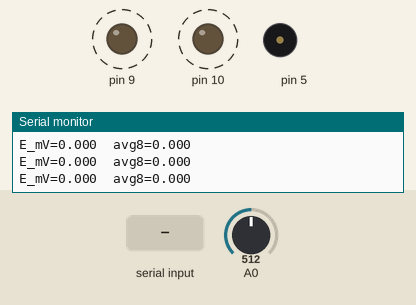
This sketch was run on a simulated Arduino Uno, built with avr-gcc and run on an emulated ATmega328P. On the bench: output pins drawn as LEDs (lit = HIGH), buzzer (waves = sounding), the last lines printed to the serial monitor. Dashed ring = blinking. The test bench sets the inputs (shaded band); at power-on: A0 = 512.

Above: at 1.2 s.
1.3 s: "9" received over Serial
4.3 s: "t" received over Serial
At 4.69 s:
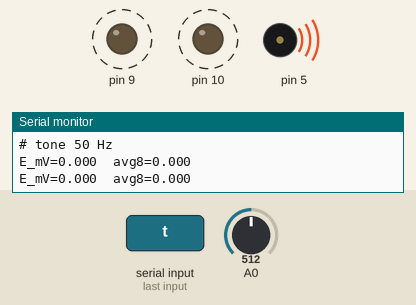
7.3 s: "n" received over Serial
At 7.85 s:
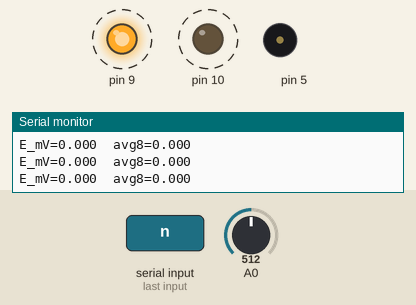
10.3 s: "h" received over Serial
At 11.5 s:
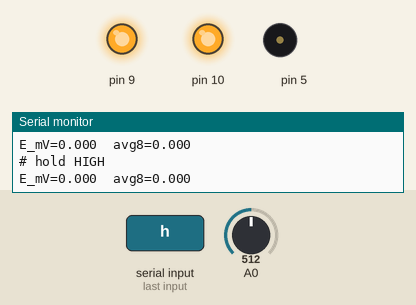
11.8 s: "u" received over Serial
At 12.8 s:
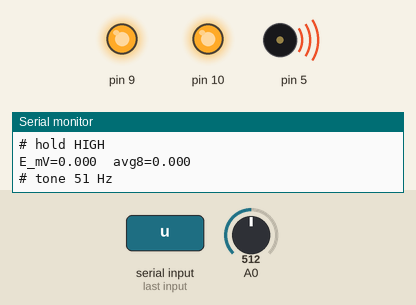
13.3 s: "f" received over Serial
At 14.2 s:
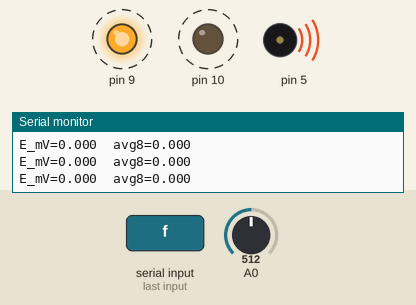
Timing chart, 0 to 17.3 s (numbered marks = the images above; inputs shaded):
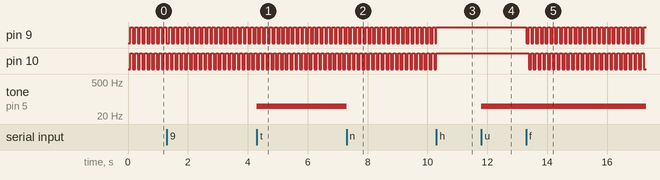

The sketch:

38_lockin.ino
```cpp
// 38 同步检波：Arduino Uno 既当「励磁源」又当「数字锁相」
// D9  = 励磁方波（Timer1 OC1A，6.25 Hz），经 RS1 1 MΩ 进夹具
// D10 = 参考方波（Timer1 OC1B，同频，相位可调），送 LM393 比较器 → CD4053，也给本程序当「加/减」依据
// D5  = tone() 发 50 Hz 干扰（Timer2；所以 D3、D11 的 PWM 这时不能用）
// A0  = INA 输出经 10k/10k 分压后的电压（0～9 V → 0～4.5 V）
// 串口 115200：0 = 相位 0°，4 = 45°，9 = 90°，f = 180°（翻转），t = 干扰 50 Hz，u = 干扰 51 Hz，n = 关干扰
// h / l = 停表，D9、D10 一起停在高 / 低电平（用万用表做静态检查）；再发 0 恢复
// 注意：Timer1 被占用，D9、D10 不能再用 analogWrite

const float VREF = 5.00;     // 用万用表量 Arduino 的 5V 脚，把实测值填在这里
const float GAIN = 21.0;     // 30 节仪表放大器：1 + 2×10k/1k
const float DIVIDER = 2.0;   // A0 前面的 10k/10k
const unsigned int TOP = 4999;          // 半周期 = (TOP+1) 个计数 × 16 µs = 80 ms（6.25 Hz）；改励磁频率只改这一行
const unsigned long BLANK_US = (TOP + 1UL) * 8UL;  // 每次换向后先等半个半周期（TOP = 4999 时 40 ms），前一半不用

long sumP = 0, sumN = 0;
unsigned int nP = 0, nN = 0;
bool lastRef = false;
unsigned long tEdge = 0, tSample = 0;
float avg8 = 0;
int nAvg = 0;

void startTimer1(unsigned int leadCounts, bool invert) {
  TCCR1B = 0;                                   // 先停表
  TCCR1A = _BV(COM1A0) | _BV(COM1B0);           // 比较匹配时翻转 OC1A（D9）、OC1B（D10）
  TCNT1 = 0;
  OCR1A = TOP;                                  // CTC 的 TOP：TOP+1 个计数 = 半周期（预分频 256）
  OCR1B = TOP - leadCounts;                     // D10 比 D9 早 leadCounts 个计数翻转，1 个计数 = 180°/(TOP+1)
  if (PINB & _BV(PB1)) TCCR1C = _BV(FOC1A);     // 强制把两路都放到低电平再起跑
  if (PINB & _BV(PB2)) TCCR1C = _BV(FOC1B);
  if (invert) TCCR1C = _BV(FOC1B);              // 180°：D10 再翻一次，和 D9 正好相反
  TCCR1B = _BV(WGM12) | _BV(CS12);              // CTC 模式 4，预分频 256，开始计数
  sumP = sumN = 0; nP = nN = 0; nAvg = 0; avg8 = 0;
}

void setup() {
  pinMode(9, OUTPUT);
  pinMode(10, OUTPUT);
  Serial.begin(115200);
  startTimer1(0, false);
  Serial.println(F("38 lock-in: 0/4/9/f = phase 0/45/90/180, t/u/n = 50 Hz/51 Hz/off, h/l = hold"));
}

void loop() {
  if (Serial.available()) {
    char c = Serial.read();
    if (c == '0') { startTimer1(0, false);    Serial.println(F("# phase 0")); }
    if (c == '4') { startTimer1((TOP + 1) / 4, false); Serial.println(F("# phase 45")); }
    if (c == '9') { startTimer1((TOP + 1) / 2, false); Serial.println(F("# phase 90")); }
    if (c == 'f') { startTimer1(0, true);     Serial.println(F("# phase 180")); }
    if (c == 't') { tone(5, 50);  Serial.println(F("# tone 50 Hz")); }
    if (c == 'u') { tone(5, 51);  Serial.println(F("# tone 51 Hz")); }
    if (c == 'n') { noTone(5);    Serial.println(F("# tone off")); }
    if (c == 'h' || c == 'l') {                 // 静态检查：停掉 Timer1，两只脚一起停在高或低
      TCCR1B = 0; TCCR1A = 0;                   // 断开 OC1A/OC1B，脚交还给 digitalWrite
      digitalWrite(9, c == 'h'); digitalWrite(10, c == 'h');
      Serial.println(c == 'h' ? F("# hold HIGH") : F("# hold LOW"));
    }
  }

  bool ref = PINB & _BV(PB2);                   // 直接读 D10 的引脚状态
  unsigned long now = micros();
  if (ref != lastRef) {                         // 参考换向
    tEdge = now;
    if (ref && nP > 0 && nN > 0) {              // 上升沿 = 一个完整周期结束，出一个结果
      float diffCounts = ((float)sumP / nP - (float)sumN / nN) / 2.0;
      float eP = diffCounts * VREF / 1024.0 * DIVIDER / GAIN * 1000.0;   // 折算回夹具 P 点，单位 mV
      nAvg = (nAvg < 8) ? nAvg + 1 : 8;
      avg8 += (eP - avg8) / nAvg;               // 前 8 个是累计平均，之后是 α = 1/8 的指数平均（发 0/4/9/f 时清零）
      Serial.print(F("E_mV=")); Serial.print(eP, 3);
      Serial.print(F("  avg8=")); Serial.println(avg8, 3);
      sumP = sumN = 0; nP = nN = 0;
    }
    lastRef = ref;
  }
  if (now - tSample >= 1000UL) {                // 每 1 ms 采一次
    tSample += 1000UL;
    if (now - tEdge >= BLANK_US) {              // 只要每个半周期的后一半
      int a = analogRead(A0);
      if (ref) { sumP += a; nP++; } else { sumN += a; nN++; }
    }
  }
}
```

Measured:
- after the input at 4.3 s, tone on pin 5: silent → 50 Hz at once
- after the input at 7.3 s, tone on pin 5: 50 Hz → silent at once
- after the input at 10.3 s, pin 10: goes on until 10.3 s, then stays HIGH
- after the input at 11.8 s, tone on pin 5: silent → 51 Hz at once
- after the input at 13.3 s, pin 9: alternates HIGH for 0.08 s and LOW for 0.08 s, starting at once; pin 10: alternates HIGH for 0.08 s and LOW for 0.08 s, starting after 0.08 s
- by itself, pin 9, pin 10: alternates HIGH for 0.08 s and LOW for 0.08 s
